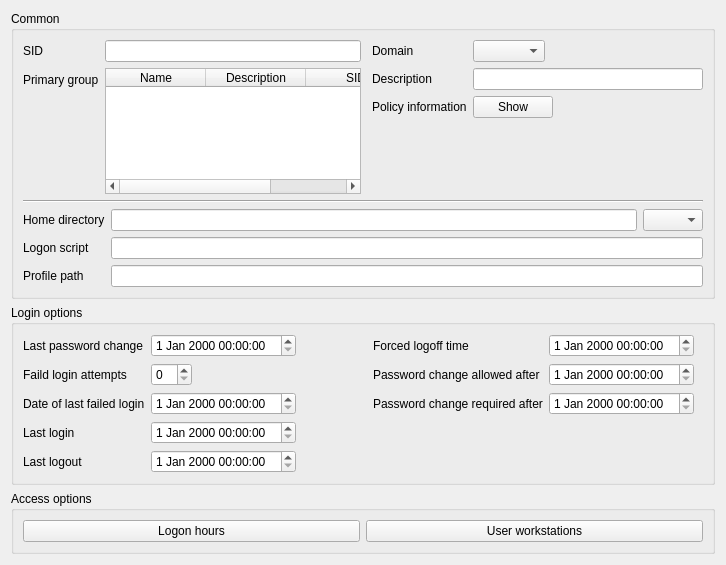
<?xml version="1.0" encoding="UTF-8"?>
<ui version="4.0">
 <class>sambaSamAccount</class>
 <widget class="QWidget" name="sambaSamAccount">
  <property name="geometry">
   <rect>
    <x>0</x>
    <y>0</y>
    <width>726</width>
    <height>565</height>
   </rect>
  </property>
  <property name="windowTitle">
   <string>Samba</string>
  </property>
  <property name="windowIcon">
   <iconset>
    <normaloff>:/images/user-samba.png</normaloff>:/images/user-samba.png</iconset>
  </property>
  <layout class="QGridLayout" name="gridLayout_3">
   <item row="0" column="0">
    <widget class="QGroupBox" name="groupBox_2">
     <property name="title">
      <string>Common</string>
     </property>
     <layout class="QGridLayout" name="gridLayout">
      <item row="0" column="0">
       <layout class="QHBoxLayout" name="horizontalLayout_2">
        <item>
         <layout class="QFormLayout" name="formLayout_2">
          <item row="0" column="0">
           <widget class="QLabel" name="sambaSIDLabel">
            <property name="text">
             <string>SID</string>
            </property>
            <property name="buddy">
             <cstring>sambaSIDEdit</cstring>
            </property>
           </widget>
          </item>
          <item row="0" column="1">
           <widget class="QLineEdit" name="sambaSIDEdit"/>
          </item>
          <item row="2" column="0">
           <widget class="QLabel" name="sambaPrimaryGroupSIDLabel">
            <property name="text">
             <string>Primary group</string>
            </property>
            <property name="buddy">
             <cstring>sambaPrimaryGroupSIDEdit</cstring>
            </property>
           </widget>
          </item>
          <item row="2" column="1">
           <widget class="QTableWidget" name="sambaPrimaryGroupSIDEdit">
            <property name="editTitle" stdset="0">
             <string>Choose the primary group</string>
            </property>
            <column>
             <property name="text">
              <string comment="cn">Name</string>
             </property>
            </column>
            <column>
             <property name="text">
              <string comment="description">Description</string>
             </property>
            </column>
            <column>
             <property name="text">
              <string comment="sambaSID">SID</string>
             </property>
            </column>
           </widget>
          </item>
         </layout>
        </item>
        <item>
         <spacer name="horizontalSpacer">
          <property name="orientation">
           <enum>Qt::Horizontal</enum>
          </property>
          <property name="sizeType">
           <enum>QSizePolicy::Fixed</enum>
          </property>
          <property name="sizeHint" stdset="0">
           <size>
            <width>5</width>
            <height>20</height>
           </size>
          </property>
         </spacer>
        </item>
        <item>
         <layout class="QFormLayout" name="formLayout_3">
          <property name="fieldGrowthPolicy">
           <enum>QFormLayout::ExpandingFieldsGrow</enum>
          </property>
          <item row="0" column="0">
           <widget class="QLabel" name="sambaDomainNameLabel">
            <property name="text">
             <string>Domain</string>
            </property>
            <property name="buddy">
             <cstring>sambaDomainNameEdit</cstring>
            </property>
           </widget>
          </item>
          <item row="0" column="1">
           <widget class="QComboBox" name="sambaDomainNameEdit"/>
          </item>
          <item row="1" column="0">
           <widget class="QLabel" name="descriptionLabel">
            <property name="text">
             <string>Description</string>
            </property>
            <property name="buddy">
             <cstring>descriptionEdit</cstring>
            </property>
           </widget>
          </item>
          <item row="1" column="1">
           <widget class="QLineEdit" name="descriptionEdit"/>
          </item>
          <item row="2" column="0">
           <widget class="QLabel" name="label">
            <property name="text">
             <string>Policy information</string>
            </property>
           </widget>
          </item>
          <item row="2" column="1">
           <widget class="QPushButton" name="pushButton">
            <property name="text">
             <string>Show</string>
            </property>
            <property name="dialog" stdset="0">
             <string>sambaDomainInfo</string>
            </property>
           </widget>
          </item>
         </layout>
        </item>
       </layout>
      </item>
      <item row="1" column="0">
       <layout class="QVBoxLayout" name="verticalLayout">
        <item>
         <widget class="Line" name="line">
          <property name="orientation">
           <enum>Qt::Horizontal</enum>
          </property>
         </widget>
        </item>
        <item>
         <layout class="QFormLayout" name="formLayout">
          <property name="fieldGrowthPolicy">
           <enum>QFormLayout::ExpandingFieldsGrow</enum>
          </property>
          <item row="0" column="0">
           <widget class="QLabel" name="sambaHomePathLabel">
            <property name="text">
             <string>Home directory</string>
            </property>
            <property name="buddy">
             <cstring>sambaHomePathEdit</cstring>
            </property>
           </widget>
          </item>
          <item row="0" column="1">
           <layout class="QHBoxLayout" name="horizontalLayout">
            <item>
             <widget class="QLineEdit" name="sambaHomePathEdit"/>
            </item>
            <item>
             <widget class="QComboBox" name="sambaHomeDriveEdit">
              <property name="maximumSize">
               <size>
                <width>60</width>
                <height>16777215</height>
               </size>
              </property>
             </widget>
            </item>
           </layout>
          </item>
          <item row="1" column="0">
           <widget class="QLabel" name="sambaLogonScriptLabel">
            <property name="text">
             <string>Logon script</string>
            </property>
            <property name="buddy">
             <cstring>sambaLogonScriptEdit</cstring>
            </property>
           </widget>
          </item>
          <item row="1" column="1">
           <widget class="QLineEdit" name="sambaLogonScriptEdit"/>
          </item>
          <item row="2" column="0">
           <widget class="QLabel" name="sambaProfilePathLabel">
            <property name="text">
             <string>Profile path</string>
            </property>
            <property name="buddy">
             <cstring>sambaProfilePathEdit</cstring>
            </property>
           </widget>
          </item>
          <item row="2" column="1">
           <widget class="QLineEdit" name="sambaProfilePathEdit"/>
          </item>
         </layout>
        </item>
       </layout>
      </item>
     </layout>
    </widget>
   </item>
   <item row="1" column="0">
    <widget class="QGroupBox" name="groupBox_3">
     <property name="title">
      <string>Login options</string>
     </property>
     <layout class="QGridLayout" name="gridLayout_2">
      <item row="0" column="0">
       <layout class="QHBoxLayout" name="horizontalLayout_3">
        <item>
         <layout class="QFormLayout" name="formLayout_5">
          <property name="fieldGrowthPolicy">
           <enum>QFormLayout::ExpandingFieldsGrow</enum>
          </property>
          <item row="0" column="0">
           <widget class="QLabel" name="sambaPwdLastSetLabel">
            <property name="text">
             <string>Last password change</string>
            </property>
            <property name="buddy">
             <cstring>sambaPwdLastSetEdit</cstring>
            </property>
           </widget>
          </item>
          <item row="3" column="0">
           <widget class="QLabel" name="sambaLogonTimeLabel">
            <property name="text">
             <string>Last login</string>
            </property>
            <property name="buddy">
             <cstring>sambaLogonTimeEdit</cstring>
            </property>
           </widget>
          </item>
          <item row="4" column="0">
           <widget class="QLabel" name="sambaLogoffTimeLabel">
            <property name="text">
             <string>Last logout</string>
            </property>
            <property name="buddy">
             <cstring>sambaLogoffTimeEdit</cstring>
            </property>
           </widget>
          </item>
          <item row="1" column="0">
           <widget class="QLabel" name="sambaBadPasswordCountLabel">
            <property name="toolTip">
             <string>Number of failed login attempts</string>
            </property>
            <property name="text">
             <string>Faild login attempts</string>
            </property>
            <property name="buddy">
             <cstring>sambaBadPasswordCountEdit</cstring>
            </property>
           </widget>
          </item>
          <item row="1" column="1">
           <widget class="QSpinBox" name="sambaBadPasswordCountEdit"/>
          </item>
          <item row="3" column="1">
           <widget class="QDateTimeEdit" name="sambaLogonTimeEdit"/>
          </item>
          <item row="4" column="1">
           <widget class="QDateTimeEdit" name="sambaLogoffTimeEdit"/>
          </item>
          <item row="0" column="1">
           <widget class="QDateTimeEdit" name="sambaPwdLastSetEdit"/>
          </item>
          <item row="2" column="0">
           <widget class="QLabel" name="sambaBadPasswordTimeLabel">
            <property name="text">
             <string>Date of last failed login</string>
            </property>
            <property name="buddy">
             <cstring>sambaBadPasswordTimeEdit</cstring>
            </property>
           </widget>
          </item>
          <item row="2" column="1">
           <widget class="QDateTimeEdit" name="sambaBadPasswordTimeEdit"/>
          </item>
         </layout>
        </item>
        <item>
         <spacer name="horizontalSpacer_2">
          <property name="orientation">
           <enum>Qt::Horizontal</enum>
          </property>
          <property name="sizeType">
           <enum>QSizePolicy::Fixed</enum>
          </property>
          <property name="sizeHint" stdset="0">
           <size>
            <width>13</width>
            <height>20</height>
           </size>
          </property>
         </spacer>
        </item>
        <item>
         <layout class="QFormLayout" name="formLayout_4">
          <property name="fieldGrowthPolicy">
           <enum>QFormLayout::ExpandingFieldsGrow</enum>
          </property>
          <item row="1" column="0">
           <widget class="QLabel" name="sambaKickoffTimeLabel">
            <property name="toolTip">
             <string>Date and time when the user should be logged off the workstation</string>
            </property>
            <property name="text">
             <string>Forced logoff time</string>
            </property>
            <property name="buddy">
             <cstring>sambaKickoffTimeEdit</cstring>
            </property>
           </widget>
          </item>
          <item row="1" column="1">
           <widget class="QDateTimeEdit" name="sambaKickoffTimeEdit"/>
          </item>
          <item row="2" column="0">
           <widget class="QLabel" name="sambaPwdCanChangeLabel">
            <property name="text">
             <string>Password change allowed after</string>
            </property>
            <property name="buddy">
             <cstring>sambaPwdCanChangeEdit</cstring>
            </property>
           </widget>
          </item>
          <item row="2" column="1">
           <widget class="QDateTimeEdit" name="sambaPwdCanChangeEdit"/>
          </item>
          <item row="3" column="0">
           <widget class="QLabel" name="sambaPwdMustChangeLabel">
            <property name="text">
             <string>Password change required after</string>
            </property>
            <property name="buddy">
             <cstring>sambaPwdMustChangeEdit</cstring>
            </property>
           </widget>
          </item>
          <item row="3" column="1">
           <widget class="QDateTimeEdit" name="sambaPwdMustChangeEdit"/>
          </item>
          <item row="4" column="1">
           <spacer name="verticalSpacer">
            <property name="orientation">
             <enum>Qt::Vertical</enum>
            </property>
            <property name="sizeType">
             <enum>QSizePolicy::Fixed</enum>
            </property>
            <property name="sizeHint" stdset="0">
             <size>
              <width>20</width>
              <height>32</height>
             </size>
            </property>
           </spacer>
          </item>
         </layout>
        </item>
       </layout>
      </item>
     </layout>
    </widget>
   </item>
   <item row="3" column="0">
    <widget class="QGroupBox" name="groupBox_4">
     <property name="enabled">
      <bool>true</bool>
     </property>
     <property name="title">
      <string>Access options</string>
     </property>
     <layout class="QGridLayout" name="gridLayout_5">
      <item row="0" column="0">
       <layout class="QHBoxLayout" name="horizontalLayout_4">
        <item>
         <widget class="QPushButton" name="SambaLogonHours">
          <property name="text">
           <string>Logon hours</string>
          </property>
          <property name="dialog" stdset="0">
           <string>sambaLogonHours</string>
          </property>
         </widget>
        </item>
        <item>
         <widget class="QPushButton" name="UserWorkstations">
          <property name="text">
           <string>User workstations</string>
          </property>
          <property name="dialog" stdset="0">
           <string>sambaUserWorkstations</string>
          </property>
         </widget>
        </item>
       </layout>
      </item>
     </layout>
    </widget>
   </item>
  </layout>
 </widget>
 <tabstops>
  <tabstop>sambaDomainNameEdit</tabstop>
  <tabstop>sambaSIDEdit</tabstop>
  <tabstop>sambaPrimaryGroupSIDEdit</tabstop>
  <tabstop>descriptionEdit</tabstop>
  <tabstop>sambaHomePathEdit</tabstop>
  <tabstop>sambaHomeDriveEdit</tabstop>
  <tabstop>sambaLogonScriptEdit</tabstop>
  <tabstop>sambaProfilePathEdit</tabstop>
  <tabstop>sambaPwdLastSetEdit</tabstop>
  <tabstop>sambaBadPasswordCountEdit</tabstop>
  <tabstop>sambaBadPasswordTimeEdit</tabstop>
  <tabstop>sambaLogonTimeEdit</tabstop>
  <tabstop>sambaLogoffTimeEdit</tabstop>
  <tabstop>sambaKickoffTimeEdit</tabstop>
  <tabstop>sambaPwdCanChangeEdit</tabstop>
  <tabstop>sambaPwdMustChangeEdit</tabstop>
 </tabstops>
 <resources>
  <include location="resources/user-samba.qrc"/>
 </resources>
 <connections>
  <connection>
   <sender>sambaDomainNameEdit</sender>
   <signal>textChanged(QString)</signal>
   <receiver>sambaSamAccount</receiver>
   <slot>property_sambaDomainName()</slot>
   <hints>
    <hint type="sourcelabel">
     <x>128</x>
     <y>84</y>
    </hint>
    <hint type="destinationlabel">
     <x>20</x>
     <y>20</y>
    </hint>
   </hints>
  </connection>
  <connection>
   <sender>sambaHomePathEdit</sender>
   <signal>textChanged(QString)</signal>
   <receiver>sambaSamAccount</receiver>
   <slot>property_sambaHomePath()</slot>
   <hints>
    <hint type="sourcelabel">
     <x>139</x>
     <y>149</y>
    </hint>
    <hint type="destinationlabel">
     <x>20</x>
     <y>20</y>
    </hint>
   </hints>
  </connection>
  <connection>
   <sender>sambaPrimaryGroupSIDEdit</sender>
   <signal>textChanged(QString)</signal>
   <receiver>sambaSamAccount</receiver>
   <slot>property_sambaPrimaryGroupSID()</slot>
   <hints>
    <hint type="sourcelabel">
     <x>139</x>
     <y>149</y>
    </hint>
    <hint type="destinationlabel">
     <x>20</x>
     <y>20</y>
    </hint>
   </hints>
  </connection>
  <connection>
   <sender>sambaProfilePathEdit</sender>
   <signal>textChanged(QString)</signal>
   <receiver>sambaSamAccount</receiver>
   <slot>property_sambaProfilePath()</slot>
   <hints>
    <hint type="sourcelabel">
     <x>138</x>
     <y>205</y>
    </hint>
    <hint type="destinationlabel">
     <x>20</x>
     <y>20</y>
    </hint>
   </hints>
  </connection>
  <connection>
   <sender>sambaSIDEdit</sender>
   <signal>textChanged(QString)</signal>
   <receiver>sambaSamAccount</receiver>
   <slot>property_sambaSID()</slot>
   <hints>
    <hint type="sourcelabel">
     <x>128</x>
     <y>57</y>
    </hint>
    <hint type="destinationlabel">
     <x>20</x>
     <y>20</y>
    </hint>
   </hints>
  </connection>
  <connection>
   <sender>sambaLogonScriptEdit</sender>
   <signal>textChanged(QString)</signal>
   <receiver>sambaSamAccount</receiver>
   <slot>property_sambaLogonScript()</slot>
   <hints>
    <hint type="sourcelabel">
     <x>138</x>
     <y>178</y>
    </hint>
    <hint type="destinationlabel">
     <x>20</x>
     <y>20</y>
    </hint>
   </hints>
  </connection>
  <connection>
   <sender>sambaHomeDriveEdit</sender>
   <signal>textChanged(QString)</signal>
   <receiver>sambaSamAccount</receiver>
   <slot>property_sambaHomeDrive()</slot>
   <hints>
    <hint type="sourcelabel">
     <x>495</x>
     <y>149</y>
    </hint>
    <hint type="destinationlabel">
     <x>20</x>
     <y>20</y>
    </hint>
   </hints>
  </connection>
  <connection>
   <sender>sambaBadPasswordCountEdit</sender>
   <signal>textChanged(QString)</signal>
   <receiver>sambaSamAccount</receiver>
   <slot>property_sambaBadPasswordCount()</slot>
   <hints>
    <hint type="sourcelabel">
     <x>203</x>
     <y>354</y>
    </hint>
    <hint type="destinationlabel">
     <x>20</x>
     <y>20</y>
    </hint>
   </hints>
  </connection>
  <connection>
   <sender>descriptionEdit</sender>
   <signal>textChanged(QString)</signal>
   <receiver>sambaSamAccount</receiver>
   <slot>property_description()</slot>
   <hints>
    <hint type="sourcelabel">
     <x>389</x>
     <y>57</y>
    </hint>
    <hint type="destinationlabel">
     <x>20</x>
     <y>20</y>
    </hint>
   </hints>
  </connection>
  <connection>
   <sender>sambaBadPasswordTimeEdit</sender>
   <signal>textChanged(QString)</signal>
   <receiver>sambaSamAccount</receiver>
   <slot>property_sambaBadPasswordTime()</slot>
   <hints>
    <hint type="sourcelabel">
     <x>20</x>
     <y>20</y>
    </hint>
    <hint type="destinationlabel">
     <x>20</x>
     <y>20</y>
    </hint>
   </hints>
  </connection>
  <connection>
   <sender>sambaPwdLastSetEdit</sender>
   <signal>textChanged(QString)</signal>
   <receiver>sambaSamAccount</receiver>
   <slot>property_sambaPwdLastSet()</slot>
   <hints>
    <hint type="sourcelabel">
     <x>20</x>
     <y>20</y>
    </hint>
    <hint type="destinationlabel">
     <x>20</x>
     <y>20</y>
    </hint>
   </hints>
  </connection>
  <connection>
   <sender>sambaLogoffTimeEdit</sender>
   <signal>textChanged(QString)</signal>
   <receiver>sambaSamAccount</receiver>
   <slot>property_sambaLogoffTime()</slot>
   <hints>
    <hint type="sourcelabel">
     <x>20</x>
     <y>20</y>
    </hint>
    <hint type="destinationlabel">
     <x>20</x>
     <y>20</y>
    </hint>
   </hints>
  </connection>
  <connection>
   <sender>sambaLogonTimeEdit</sender>
   <signal>textChanged(QString)</signal>
   <receiver>sambaSamAccount</receiver>
   <slot>property_sambaLogonTime()</slot>
   <hints>
    <hint type="sourcelabel">
     <x>20</x>
     <y>20</y>
    </hint>
    <hint type="destinationlabel">
     <x>20</x>
     <y>20</y>
    </hint>
   </hints>
  </connection>
  <connection>
   <sender>sambaKickoffTimeEdit</sender>
   <signal>textChanged(QString)</signal>
   <receiver>sambaSamAccount</receiver>
   <slot>property_sambaKickoffTime()</slot>
   <hints>
    <hint type="sourcelabel">
     <x>20</x>
     <y>20</y>
    </hint>
    <hint type="destinationlabel">
     <x>20</x>
     <y>20</y>
    </hint>
   </hints>
  </connection>
  <connection>
   <sender>sambaPwdCanChangeEdit</sender>
   <signal>textChanged(QString)</signal>
   <receiver>sambaSamAccount</receiver>
   <slot>property_sambaPwdCanChange()</slot>
   <hints>
    <hint type="sourcelabel">
     <x>20</x>
     <y>20</y>
    </hint>
    <hint type="destinationlabel">
     <x>20</x>
     <y>20</y>
    </hint>
   </hints>
  </connection>
  <connection>
   <sender>sambaPwdMustChangeEdit</sender>
   <signal>textChanged(QString)</signal>
   <receiver>sambaSamAccount</receiver>
   <slot>property_sambaPwdMustChange()</slot>
   <hints>
    <hint type="sourcelabel">
     <x>20</x>
     <y>20</y>
    </hint>
    <hint type="destinationlabel">
     <x>20</x>
     <y>20</y>
    </hint>
   </hints>
  </connection>
 </connections>
</ui>
